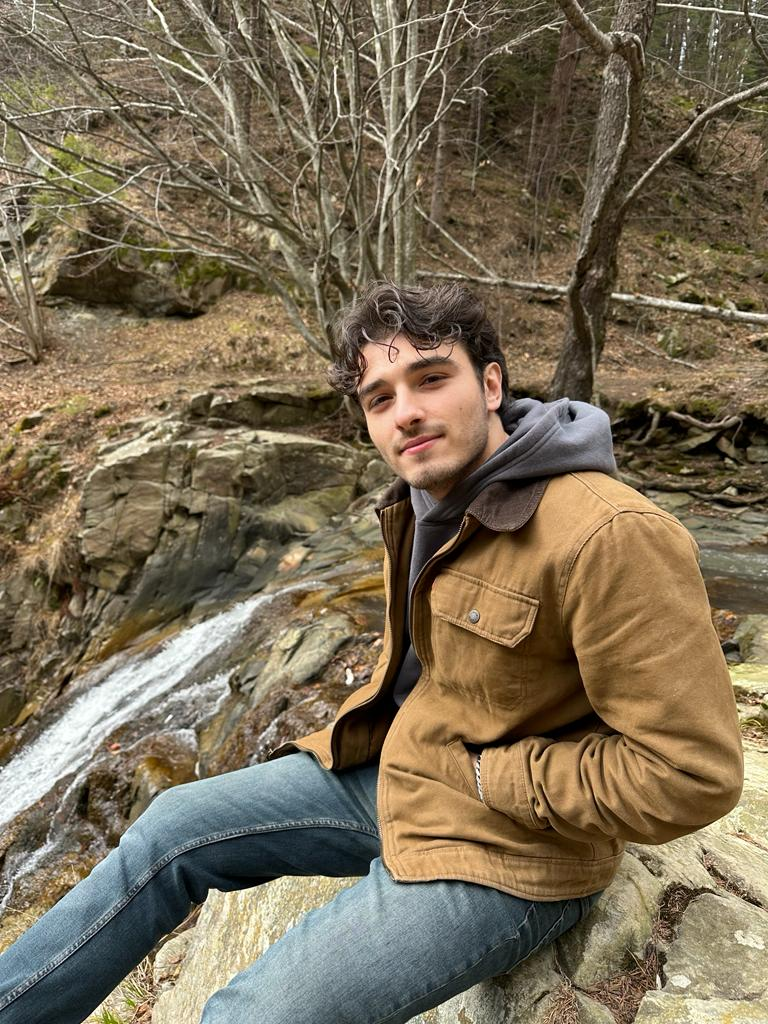
#> input picture rawdata/User.5.2.jpg, 768 x 1024 px, found by its file name
$ python face_test.py
#> lines starting #> are read from the running program, lines starting #| are printed output that depends on the picture
import cv2

# Test for a specific image if the model can correctly detect the face
face_cascade = cv2.CascadeClassifier(
    cv2.data.haarcascades + "haarcascade_frontalface_default.xml"
)

# Load the image for detecting the face
image = cv2.imread('C:/Users/Rix/Desktop/AI NLP/FaceRecognition/rawdata/User.5.2.jpg')
#> image is the input picture: shape (1024, 768, 3); mean B, G, R 86.3, 109.4, 122.5
gray = cv2.cvtColor(image, cv2.COLOR_BGR2GRAY)
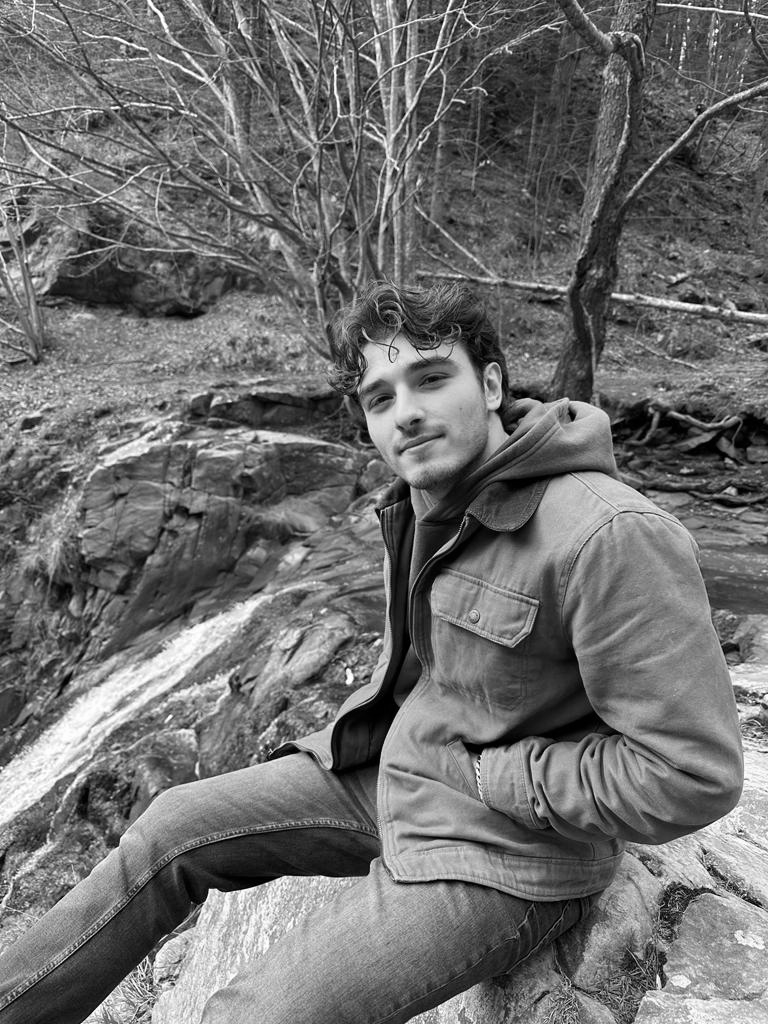
#> gray: shape (1024, 768); min 0, max 255, mean 110.7

# Get the ROI
faces = face_cascade.detectMultiScale(gray, 1.3, 5)  # Tuple
#> faces = [[336, 328, 151, 151]]

# Check for errors
#> (the run stopped early here; a loop or call above may not have finished)

$ run again, with rawdata/User.2.1.jpg copied over rawdata/User.5.2.jpg
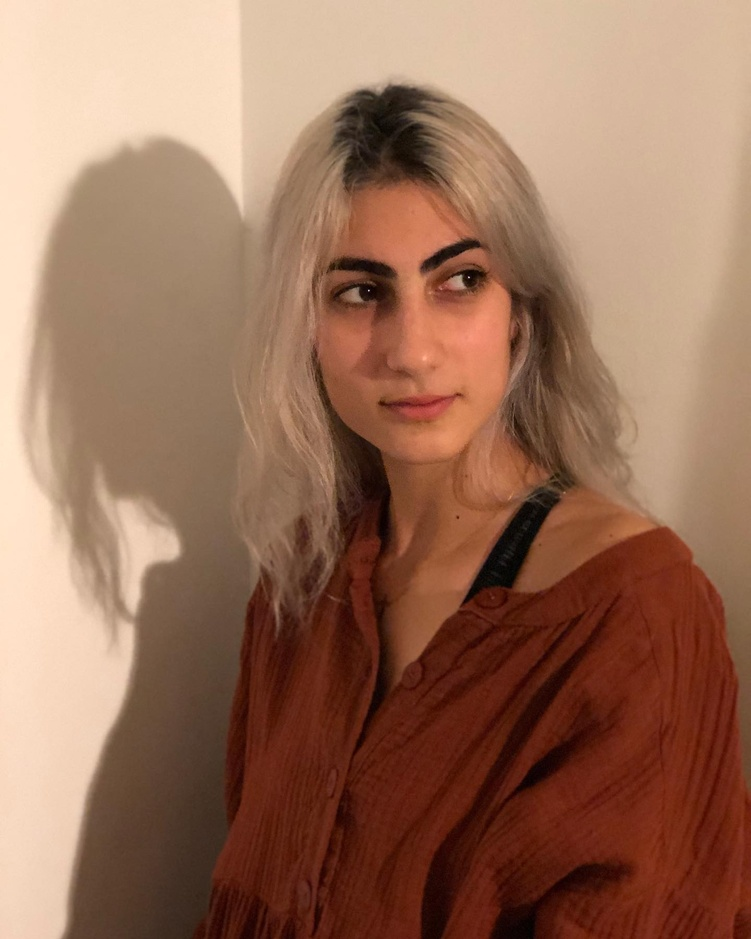
#> input picture rawdata/User.2.1.jpg, 751 x 939 px, shrunk from 1440 x 1800 before the run, found by its file name
#> image is the input picture: shape (939, 751, 3); mean B, G, R 89.3, 111.7, 153
#> `gray = cv2.cvtColor(image, cv2.COLOR_BGR2GRAY)`:
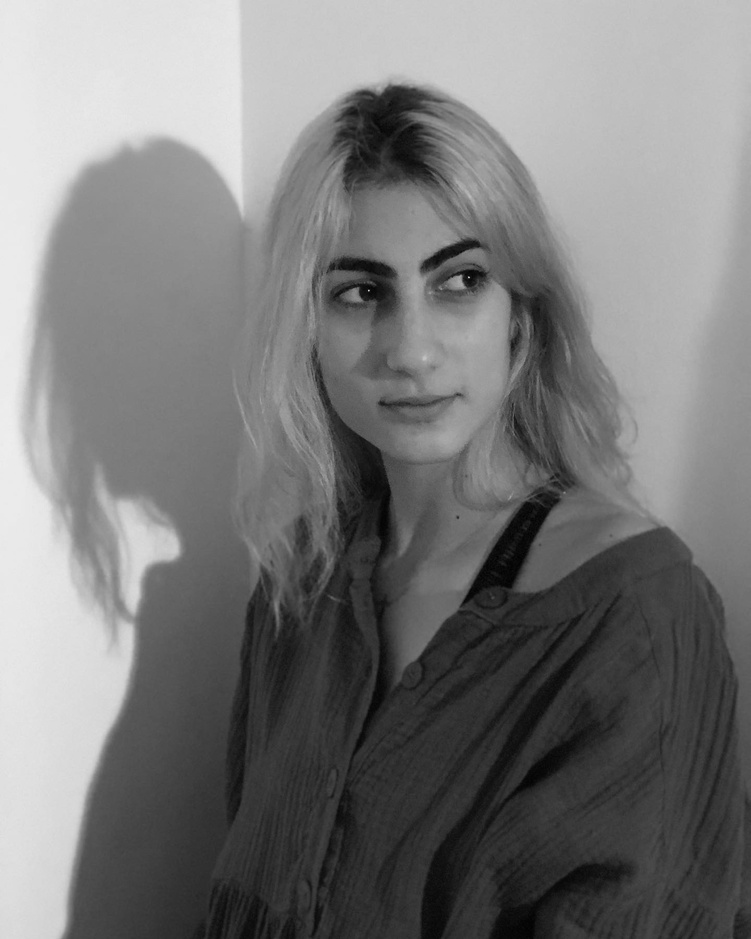
#> gray: shape (939, 751); min 0, max 238, mean 121.6
#> faces = [[242, 159, 335, 335]]

$ run again, with rawdata/User.2.2.jpg copied over rawdata/User.5.2.jpg
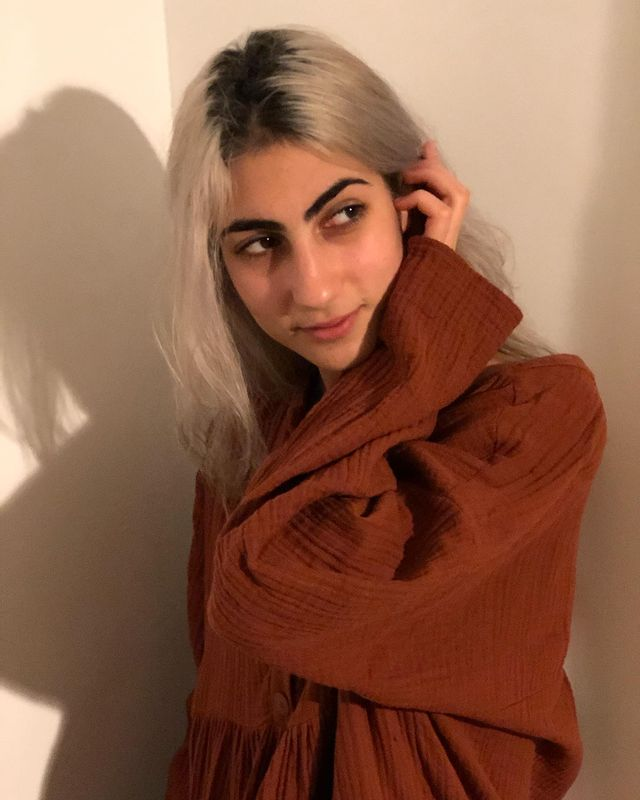
#> input picture rawdata/User.2.2.jpg, 640 x 800 px, found by its file name
#> image is the input picture: shape (800, 640, 3); mean B, G, R 74.9, 97.3, 142.6
#> `gray = cv2.cvtColor(image, cv2.COLOR_BGR2GRAY)`:
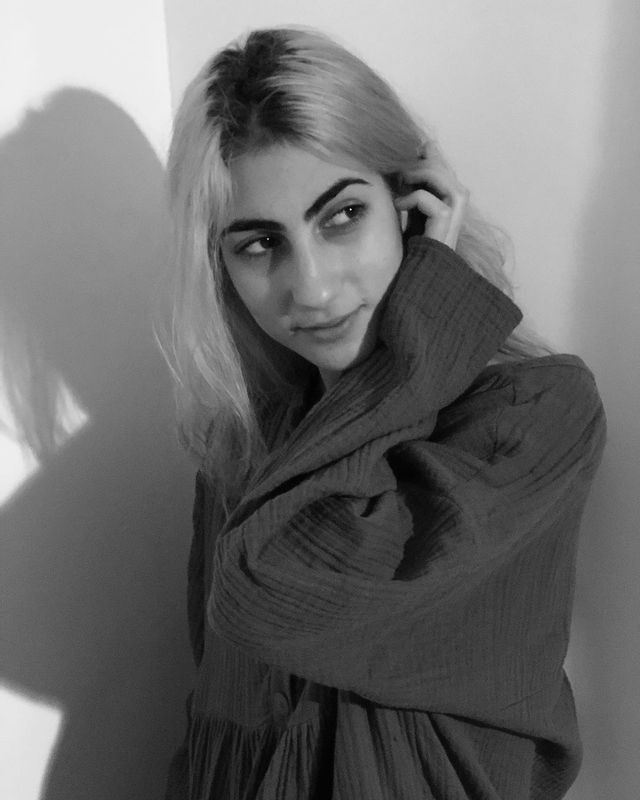
#> gray: shape (800, 640); min 0, max 249, mean 108.3
#> faces = [[173, 133, 255, 255]]

$ run again, with rawdata/User.2.3.jpg copied over rawdata/User.5.2.jpg
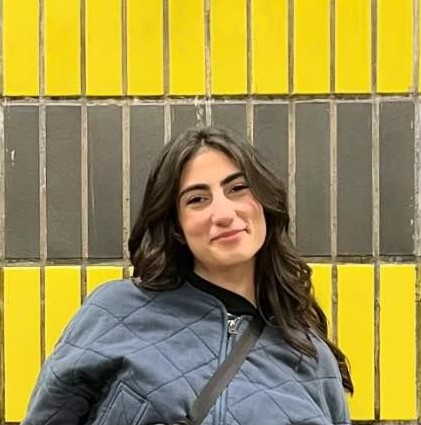
#> input picture rawdata/User.2.3.jpg, 421 x 425 px, found by its file name
#> image is the input picture: shape (425, 421, 3); mean B, G, R 77.4, 144.2, 157.9
#> `gray = cv2.cvtColor(image, cv2.COLOR_BGR2GRAY)`:
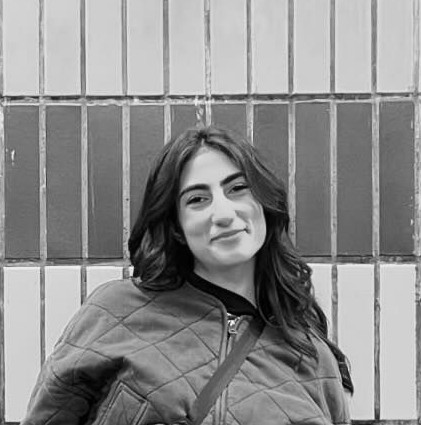
#> gray: shape (425, 421); min 0, max 254, mean 140.7
#> faces = [[163, 153, 106, 106]]
